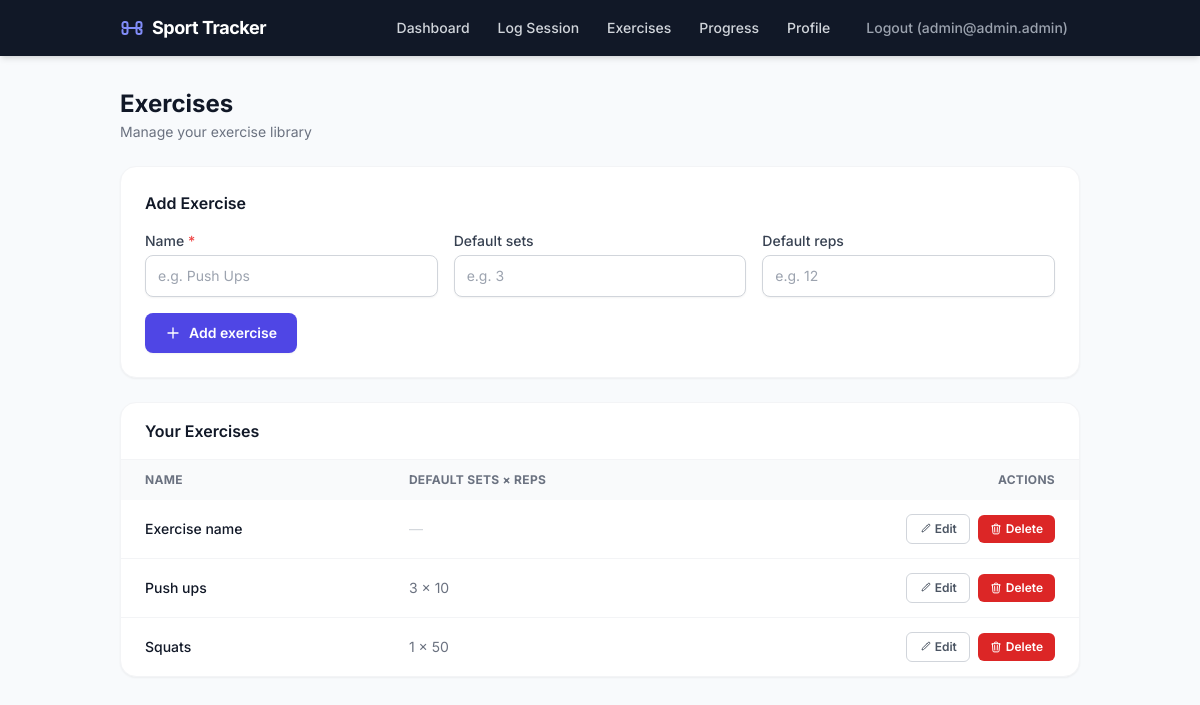
The page /exercises (signed in) on the database its author committed.
### tables this page shows
CREATE TABLE users (
  id INTEGER PRIMARY KEY AUTOINCREMENT,
  email TEXT NOT NULL UNIQUE,
  password_hash TEXT NOT NULL,
  created_at TEXT NOT NULL DEFAULT CURRENT_TIMESTAMP
, name TEXT, date_of_birth TEXT, sex TEXT CHECK (sex IN ('male', 'female')), weight REAL);

CREATE TABLE exercises (
  id INTEGER PRIMARY KEY AUTOINCREMENT,
  user_id INTEGER NOT NULL,
  name TEXT NOT NULL,
  default_sets INTEGER,
  default_reps INTEGER,
  created_at TEXT NOT NULL DEFAULT CURRENT_TIMESTAMP,
  UNIQUE(user_id, name),
  FOREIGN KEY (user_id) REFERENCES users(id) ON DELETE CASCADE
);

### app/routes.py (the view, shortened to what this page needs)
@bp.route("/exercises", methods=("GET", "POST"))
@login_required
def exercises():
    user_id = g.user["id"]
    items = list_exercises(user_id)
    return render_template("exercises.html", exercises=items)

### app/auth/__init__.py (called while the page is built)
def generate_csrf_token() -> str:
    token = session.get("csrf_token")
    if token is None:
        token = secrets.token_urlsafe(32)
        session["csrf_token"] = token
    return token

def login_required(view):
    @wraps(view)
    def wrapped_view(*args, **kwargs):
        if g.user is None:
            return redirect(url_for("auth.login"))
        return view(*args, **kwargs)
    return wrapped_view

@bp.before_app_request
def load_logged_in_user():
    from app.db import get_db  # local import to avoid circular deps at module load
    user_id = session.get("user_id")
    if user_id is None:
        g.user = None
        return
    g.user = get_db().execute("SELECT * FROM users WHERE id = ?", (user_id,)).fetchone()

@bp.before_app_request
def validate_csrf_token():
    if request.method in {"POST", "PUT", "PATCH", "DELETE"}:
        session_token = session.get("csrf_token")
        form_token = request.form.get("csrf_token")
        if session_token is None or form_token is None:
            abort(400)
        if not secrets.compare_digest(session_token, form_token):
            abort(400)

@bp.app_context_processor
def inject_csrf_token():
    return {"csrf_token": generate_csrf_token()}

### app/db.py (called while the page is built)
def get_db():
    if "db" not in g:
        database_path = Path(current_app.config["DATABASE"])
        database_path.parent.mkdir(parents=True, exist_ok=True)
        conn = sqlite3.connect(database_path)
        conn.row_factory = sqlite3.Row
        conn.execute("PRAGMA foreign_keys = ON;")
        g.db = conn
    return g.db

### app/tracker/exercises/queries.py (called while the page is built)
def list_exercises(user_id: int):
    return (
        get_db()
        .execute(
            "SELECT * FROM exercises WHERE user_id = ? ORDER BY name ASC",
            (user_id,),
        )
        .fetchall()
    )

### app/templates/exercises.html (shortened to what this page needs)
{% extends 'base.html' %}
{% block content %}
<div class="mb-6 flex items-center justify-between">
  <div>
    <h1 class="text-2xl font-bold text-gray-900">Exercises</h1>
    <p class="text-sm text-gray-500 mt-0.5">Manage your exercise library</p>
  </div>
</div>
<div class="rounded-2xl bg-white border border-gray-100 shadow-sm p-6 mb-6">
  <h2 class="text-base font-semibold text-gray-900 mb-4">Add Exercise</h2>
  <form method="post">
    <div class="grid grid-cols-1 gap-4 sm:grid-cols-3">
      <div class="sm:col-span-1">
        <label for="exercise-name" class="block text-sm font-medium text-gray-700 mb-1">Name <span class="text-red-500">*</span></label>
        <input id="exercise-name" name="name" type="text" required placeholder="e.g. Push Ups"
               class="block w-full rounded-lg border border-gray-300 bg-white px-3 py-2.5 text-sm
                      text-gray-900 placeholder:text-gray-400 shadow-sm
                      focus:border-indigo-500 focus:outline-none focus:ring-2 focus:ring-indigo-200 transition">
      </div>
      <div>
        <label for="default-sets" class="block text-sm font-medium text-gray-700 mb-1">Default sets</label>
        <input id="default-sets" name="default_sets" type="number" min="1" placeholder="e.g. 3"
               class="block w-full rounded-lg border border-gray-300 bg-white px-3 py-2.5 text-sm
                      text-gray-900 placeholder:text-gray-400 shadow-sm
                      focus:border-indigo-500 focus:outline-none focus:ring-2 focus:ring-indigo-200 transition">
      </div>
      <div>
        <label for="default-reps" class="block text-sm font-medium text-gray-700 mb-1">Default reps</label>
        <input id="default-reps" name="default_reps" type="number" min="0" placeholder="e.g. 12"
               class="block w-full rounded-lg border border-gray-300 bg-white px-3 py-2.5 text-sm
                      text-gray-900 placeholder:text-gray-400 shadow-sm
                      focus:border-indigo-500 focus:outline-none focus:ring-2 focus:ring-indigo-200 transition">
      </div>
    </div>
    <div class="mt-4">
      <button type="submit"
              class="inline-flex items-center gap-2 rounded-lg bg-indigo-600 px-5 py-2.5 text-sm font-semibold text-white shadow-sm hover:bg-indigo-700 transition active:scale-95">
        <svg class="w-4 h-4" fill="none" viewBox="0 0 24 24" stroke="currentColor" stroke-width="2">
          <path stroke-linecap="round" stroke-linejoin="round" d="M12 4.5v15m7.5-7.5h-15"/>
        </svg>
        Add exercise
      </button>
    </div>
  </form>
</div>
<div class="rounded-2xl bg-white border border-gray-100 shadow-sm overflow-hidden">
  <div class="px-6 py-4 border-b border-gray-100">
    <h2 class="text-base font-semibold text-gray-900">Your Exercises</h2>
  </div>
  {% if exercises %}
    <div class="hidden sm:block overflow-x-auto">
      <table class="w-full text-sm">
        <thead>
          <tr class="bg-gray-50 text-left text-xs font-semibold text-gray-500 uppercase tracking-wide">
            <th class="px-6 py-3">Name</th>
            <th class="px-6 py-3">Default sets × reps</th>
            <th class="px-6 py-3 text-right">Actions</th>
          </tr>
        </thead>
        <tbody class="divide-y divide-gray-100">
          {% for e in exercises %}
            <tr class="hover:bg-gray-50 transition">
              <td class="px-6 py-3.5 font-medium text-gray-900">{{ e['name'] }}</td>
              <td class="px-6 py-3.5 text-gray-500">
                {% if e['default_sets'] or e['default_reps'] %}
                  {{ e['default_sets'] or '–' }} × {{ e['default_reps'] or '–' }}
                {% else %}
                  <span class="text-gray-300">—</span>
                {% endif %}
              </td>
              <td class="px-6 py-3.5 text-right">
                <div class="inline-flex items-center gap-2">
                  <a href="{{ url_for('routes.edit_exercise_view', exercise_id=e['id']) }}"
                     class="inline-flex items-center gap-1 rounded-md border border-gray-300 bg-white px-3 py-1.5 text-xs font-semibold text-gray-600 hover:bg-gray-50 transition active:scale-95">
                    <svg class="w-3 h-3" fill="none" viewBox="0 0 24 24" stroke="currentColor" stroke-width="2">
                      <path stroke-linecap="round" stroke-linejoin="round" d="M16.862 4.487l1.687-1.688a1.875 1.875 0 112.652 2.652L10.582 16.07a4.5 4.5 0 01-1.897 1.13L6 18l.8-2.685a4.5 4.5 0 011.13-1.897l8.932-8.931z"/>
                    </svg>
                    Edit
                  </a>
                  <form method="post" action="{{ url_for('routes.delete_exercise_view', exercise_id=e['id']) }}"
                        onsubmit="return confirm('Delete {{ e['name'] }}?')">
                    <button type="submit"
                            class="inline-flex items-center gap-1 rounded-md bg-red-600 px-3 py-1.5 text-xs font-semibold text-white hover:bg-red-700 transition active:scale-95 border-none cursor-pointer">
                      Delete
                    </button>
                  </form>
                </div>
              </td>
            </tr>
          {% endfor %}
        </tbody>
      </table>
    </div>
  {% endif %}
</div>
{% endblock %}

### app/templates/base.html (shortened to what this page needs)
<!doctype html>
<html lang="en" class="h-full">
<head>
  <script src="https://cdn.tailwindcss.com"></script>
</head>
<body class="h-full bg-slate-50 text-gray-900 font-sans antialiased">
  <nav class="bg-gray-900 shadow-md">
    <div class="mx-auto max-w-5xl px-4 sm:px-6 lg:px-8">
      <div class="flex h-14 items-center justify-between">
        <a href="{{ url_for('routes.dashboard') if g.user else url_for('auth.login') }}"
           class="flex items-center gap-2 text-white font-bold text-lg tracking-tight">
          Sport Tracker
        </a>
        {% if g.user %}
        <div class="hidden sm:flex items-center gap-1">
          <a href="{{ url_for('routes.dashboard') }}"
             class="rounded-md px-3 py-1.5 text-sm font-medium text-gray-300 hover:bg-gray-700 hover:text-white transition">Dashboard</a>
          <a href="{{ url_for('routes.new_session') }}"
             class="rounded-md px-3 py-1.5 text-sm font-medium text-gray-300 hover:bg-gray-700 hover:text-white transition">Log Session</a>
          <a href="{{ url_for('routes.exercises') }}"
             class="rounded-md px-3 py-1.5 text-sm font-medium text-gray-300 hover:bg-gray-700 hover:text-white transition">Exercises</a>
          <a href="{{ url_for('routes.progress') }}"
             class="rounded-md px-3 py-1.5 text-sm font-medium text-gray-300 hover:bg-gray-700 hover:text-white transition">Progress</a>
          <a href="{{ url_for('routes.profile') }}"
             class="rounded-md px-3 py-1.5 text-sm font-medium text-gray-300 hover:bg-gray-700 hover:text-white transition">Profile</a>
          <form method="post" action="{{ url_for('auth.logout') }}" class="ml-2">
            <button type="submit"
                    class="rounded-md px-3 py-1.5 text-sm font-medium text-gray-400 hover:bg-gray-700 hover:text-white transition cursor-pointer border-none bg-transparent">
              Logout ({{ (g.user['name'].split()[0]) if g.user['name'] else g.user['email'] }})
            </button>
          </form>
        </div>
        {% endif %}
      </div>
    </div>
  </nav>
  <main class="mx-auto max-w-5xl px-4 sm:px-6 lg:px-8 py-8">
    {% block content %}{% endblock %}
  </main>
</body>
</html>

### rows shown on the page
users: email "admin@admin.admin"
exercises: name "Exercise name"
exercises: name "Push ups", default_sets "3", default_reps "10"
exercises: name "Squats", default_sets "1", default_reps "50"
